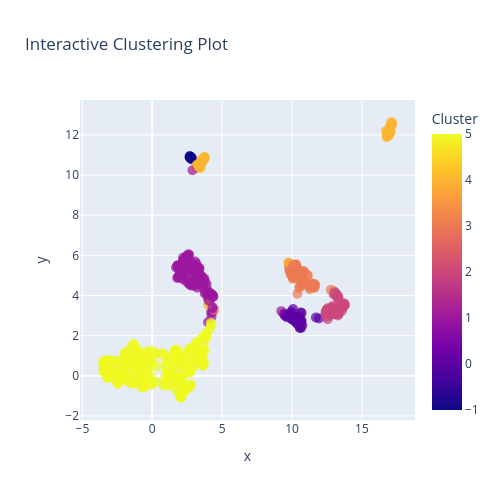

The cell this chart's notebook holds for it:
### Code cell
plot_clusters_interactive(X_scaled, best_clusters_use)

### Figure 1 — Plotly figure (JSON) as saved in the notebook; plotly's stock layout.template omitted (floating-point values rounded to 4 significant figures; data arrays with more than 128 entries replaced by an {"elided": "..."} marker saying what was removed)
{"data": [{"hovertemplate": "x=%{x}<br>y=%{y}<br>Cluster=%{marker.color}<extra></extra>", "legendgroup": "", "marker": {"color": {"elided": "612 int values"}, "coloraxis": "coloraxis", "opacity": 0.7, "size": 10, "symbol": "circle"}, "mode": "markers", "name": "", "orientation": "v", "showlegend": false, "type": "scatter", "x": {"elided": "612 float values"}, "xaxis": "x", "y": {"elided": "612 float values"}, "yaxis": "y"}], "layout": {"coloraxis": {"colorbar": {"title": {"text": "Cluster"}}, "colorscale": [[0, "#0d0887"], [0.1111, "#46039f"], [0.2222, "#7201a8"], [0.3333, "#9c179e"], [0.4444, "#bd3786"], [0.5556, "#d8576b"], [0.6667, "#ed7953"], [0.7778, "#fb9f3a"], [0.8889, "#fdca26"], [1, "#f0f921"]]}, "height": 500, "legend": {"tracegroupgap": 0}, "title": {"text": "Interactive Clustering Plot"}, "width": 500, "xaxis": {"anchor": "y", "domain": [0, 1], "title": {"text": "x"}}, "yaxis": {"anchor": "x", "domain": [0, 1], "title": {"text": "y"}}}}
